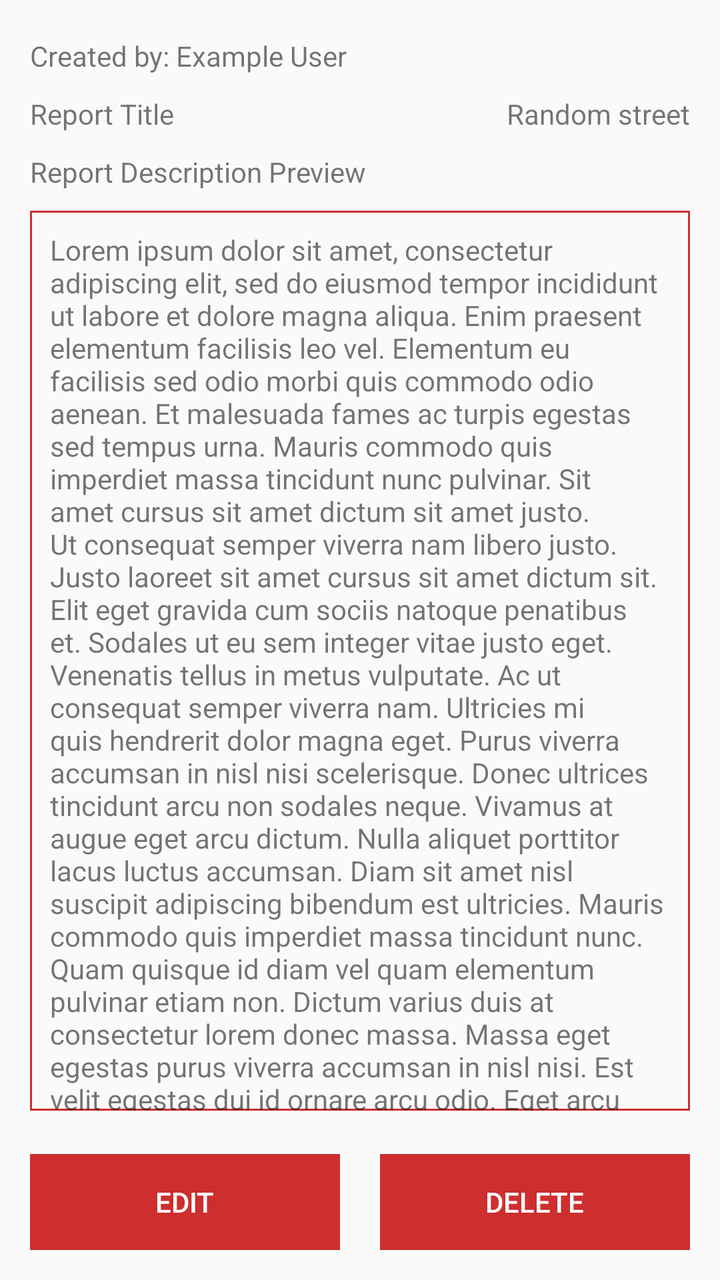
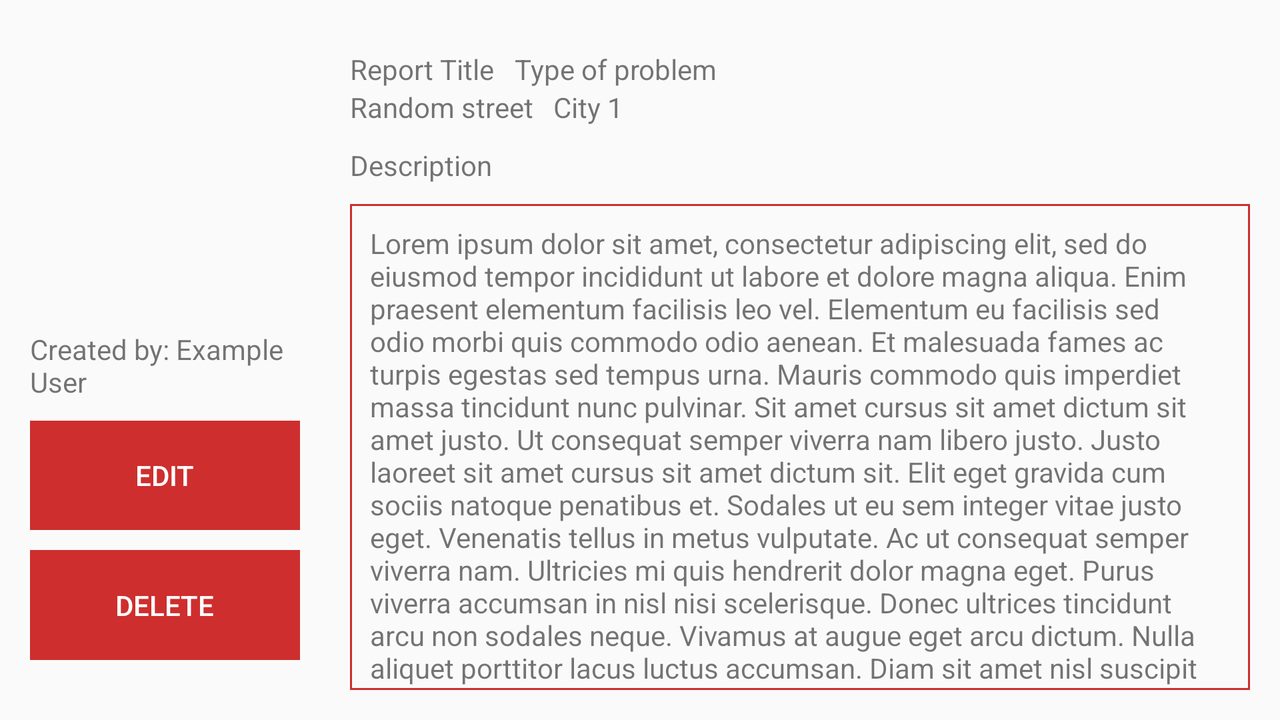

First picture: res/layout/ on a phone held upright. Second picture: the repository's own variant of that layout, on a device whose configuration matches the variant's folder. Source for both follows.
<!-- AndroidManifest.xml: application theme AppTheme -->
<!-- res/layout/activity_report_description.xml -->
<?xml version="1.0" encoding="utf-8"?>
<LinearLayout xmlns:android="http://schemas.android.com/apk/res/android"
    xmlns:app="http://schemas.android.com/apk/res-auto"
    xmlns:tools="http://schemas.android.com/tools"
    android:layout_width="match_parent"
    android:layout_height="match_parent"
    android:orientation="vertical"
    tools:context=".ReportDescriptionActivity">

    <ImageView
        android:id="@+id/report_image"
        android:layout_width="match_parent"
        android:layout_height="wrap_content"
        android:layout_weight="1"
        tools:srcCompat="@tools:sample/avatars" />

    <androidx.constraintlayout.widget.ConstraintLayout
        android:layout_width="match_parent"
        android:layout_height="wrap_content"
        android:layout_weight="2"
        android:layout_margin="15dp">

        <TextView
            android:id="@+id/report_user"
            android:layout_width="wrap_content"
            android:layout_height="wrap_content"
            android:text="@string/report_user"
            app:layout_constraintStart_toStartOf="parent"
            app:layout_constraintTop_toTopOf="parent" />

        <TextView
            android:id="@+id/report_title"
            android:layout_width="wrap_content"
            android:layout_height="wrap_content"
            android:text="@string/report_title"
            android:layout_marginTop="10dp"
            app:layout_constraintStart_toStartOf="parent"
            app:layout_constraintTop_toBottomOf="@+id/report_user" />

        <TextView
            android:id="@+id/report_description"
            android:layout_width="wrap_content"
            android:layout_height="wrap_content"
            android:layout_marginTop="10dp"
            android:text="@string/report_description_preview"
            app:layout_constraintStart_toStartOf="parent"
            app:layout_constraintTop_toBottomOf="@+id/report_title" />
    <androidx.core.widget.NestedScrollView
        android:layout_width="match_parent"
        android:layout_height="450dp"
        android:layout_marginTop="10dp"
        android:background="@drawable/red_border"
        app:layout_constraintTop_toBottomOf="@+id/report_description">
        <TextView
            android:id="@+id/report_description_text"
            android:layout_width="wrap_content"
            android:layout_height="wrap_content"
            android:text="@string/lorem_ipsum"
            android:padding="10dp"
            app:layout_constraintStart_toStartOf="parent"/>
    </androidx.core.widget.NestedScrollView>

        <TextView
            android:id="@+id/report_location"
            android:layout_width="wrap_content"
            android:layout_height="wrap_content"
            android:text="@string/report_location"
            app:layout_constraintBottom_toBottomOf="@+id/report_title"
            app:layout_constraintEnd_toEndOf="parent" />
    </androidx.constraintlayout.widget.ConstraintLayout>

    <LinearLayout
        android:id="@+id/button_layout"
        android:layout_width="match_parent"
        android:layout_height="wrap_content"
        android:layout_marginStart="15dp"
        android:layout_marginEnd="15dp"
        android:layout_marginBottom="15dp"
        style="?android:attr/buttonBarStyle">

        <Button
            android:layout_width="wrap_content"
            android:layout_height="wrap_content"
            android:text="@string/btn_edit"
            android:background="@color/colorPrimary"
            android:textColor="@color/textColor"
            android:layout_weight="1"
            android:layout_marginEnd="20dp"
            style="?android:attr/buttonBarButtonStyle"/>

        <Button
            android:layout_width="wrap_content"
            android:layout_height="wrap_content"
            android:text="@string/btn_delete"
            android:background="@color/colorPrimary"
            android:textColor="@color/textColor"
            android:layout_weight="1"
            style="?android:attr/buttonBarButtonStyle"/>
    </LinearLayout>
</LinearLayout>
<!-- resources referenced by this layout -->
<resources>
  <color name="colorPrimary">#CE2E2E</color>
  <color name="textColor">#fff</color>
  <!-- drawable red_border (drawable) -->
  <?xml version="1.0" encoding="utf-8"?>
  <shape xmlns:android="http://schemas.android.com/apk/res/android" android:shape="rectangle">
      <corners android:radius="0dp"/>
      <stroke android:width="1dp" android:color="@color/colorPrimary"/>
  </shape>
  <string name="btn_delete">Delete</string>
  <string name="btn_edit">Edit</string>
  <string name="lorem_ipsum" translatable="false">Lorem ipsum dolor sit amet, consectetur adipiscing elit, sed do eiusmod tempor incididunt ut labore et dolore magna aliqua. Enim praesent elementum facilisis leo vel. Elementum eu facilisis sed odio morbi quis commodo odio aenean. Et malesuada fames ac turpis egestas sed tempus urna. Mauris commodo quis imperdiet massa tincidunt nunc pulvinar. Sit amet cursus sit amet dictum sit amet justo. Ut consequat semper viverra nam libero justo. Justo laoreet sit amet cursus sit amet dictum sit. Elit eget gravida cum sociis natoque penatibus et. Sodales ut eu sem integer vitae justo eget. Venenatis tellus in metus vulputate.
  Ac ut consequat semper viverra nam. Ultricies mi quis hendrerit dolor magna eget. Purus viverra accumsan in nisl nisi scelerisque. Donec ultrices tincidunt arcu non sodales neque. Vivamus at augue eget arcu dictum. Nulla aliquet porttitor lacus luctus accumsan. Diam sit amet nisl suscipit adipiscing bibendum est ultricies. Mauris commodo quis imperdiet massa tincidunt nunc. Quam quisque id diam vel quam elementum pulvinar etiam non. Dictum varius duis at consectetur lorem donec massa.
  Massa eget egestas purus viverra accumsan in nisl nisi. Est velit egestas dui id ornare arcu odio. Eget arcu dictum varius duis at consectetur lorem donec massa. Elit ut aliquam purus sit. Tempus egestas sed sed risus pretium quam vulputate dignissim suspendisse. Lorem dolor sed viverra ipsum nunc. Tincidunt eget nullam non nisi. Metus vulputate eu scelerisque felis imperdiet proin. Tortor condimentum lacinia quis vel eros donec ac odio tempor. Nulla porttitor massa id neque aliquam vestibulum morbi blandit. Nunc sed augue lacus viverra vitae. Neque egestas congue quisque egestas diam. Turpis massa tincidunt dui ut ornare lectus sit amet.
  Odio eu feugiat pretium nibh. Ut sem nulla pharetra diam sit amet nisl suscipit. Scelerisque eleifend donec pretium vulputate sapien nec sagittis. Pellentesque nec nam aliquam sem et tortor. Vitae suscipit tellus mauris a. A cras semper auctor neque vitae tempus quam. Fringilla est ullamcorper eget nulla facilisi etiam. Neque egestas congue quisque egestas. Dignissim convallis aenean et tortor at. Risus nullam eget felis eget. Tristique senectus et netus et. Tempus iaculis urna id volutpat lacus laoreet non curabitur gravida. Diam in arcu cursus euismod quis viverra nibh. Pellentesque pulvinar pellentesque habitant morbi tristique senectus et netus et. Enim tortor at auctor urna nunc id cursus metus. Mauris a diam maecenas sed enim ut sem viverra. Non consectetur a erat nam. A cras semper auctor neque vitae tempus. Condimentum id venenatis a condimentum. Fermentum posuere urna nec tincidunt praesent semper feugiat.</string>
  <string name="report_description_preview">Report Description Preview</string>
  <string name="report_location">Random street</string>
  <string name="report_title">Report Title</string>
  <string name="report_user">Created by: Example User</string>
  <style name="AppTheme" parent="Theme.AppCompat.Light.DarkActionBar">
          
          <item name="colorPrimary">@color/colorPrimary</item>
          <item name="colorPrimaryDark">@color/colorPrimaryDark</item>
          <item name="colorAccent">@color/colorAccent</item>
      </style>
  <color name="colorPrimaryDark">#811D1D</color>
  <color name="colorAccent">#CE2E2E</color>
</resources>
<!-- res/layout-land/activity_report_description.xml (the repository's variant of the layout above) -->
<!-- drawn on the phone turned sideways -->
<?xml version="1.0" encoding="utf-8"?>
<LinearLayout xmlns:android="http://schemas.android.com/apk/res/android"
    xmlns:app="http://schemas.android.com/apk/res-auto"
    xmlns:tools="http://schemas.android.com/tools"
    android:layout_width="match_parent"
    android:layout_height="match_parent"
    android:orientation="vertical"
    tools:context=".ReportDescriptionActivity">

    <RelativeLayout
        android:layout_width="match_parent"
        android:layout_height="0dp"
        android:layout_weight="2"
        android:layout_margin="15dp">

        <ImageView
            android:id="@+id/report_image"
            android:layout_width="150dp"
            android:layout_height="150dp"
            android:layout_alignParentTop="true"
            android:contentDescription="@string/notes"
            android:src="@drawable/no_image" />


        <TextView
            android:id="@+id/report_user"
            android:layout_width="wrap_content"
            android:layout_height="wrap_content"
            android:text="@string/report_user"
            android:layout_below="@+id/report_image"
            android:layout_alignParentStart="true"
            android:layout_alignEnd="@+id/report_image"/>

        <TextView
            android:id="@+id/report_title"
            android:layout_width="wrap_content"
            android:layout_height="wrap_content"
            android:text="@string/report_title"
            android:layout_marginStart="10dp"
            android:layout_marginTop="10dp"
            android:layout_toEndOf="@+id/report_image"/>
        <TextView
            android:id="@+id/report_type_problem"
            android:layout_width="wrap_content"
            android:layout_height="wrap_content"
            android:layout_marginStart="10dp"
            android:text="@string/report_type_problem"
            android:layout_toRightOf="@id/report_title"
            android:layout_alignTop="@id/report_title"/>

        <TextView
            android:id="@+id/report_location"
            android:layout_width="wrap_content"
            android:layout_height="wrap_content"
            android:text="@string/report_location"
            android:layout_marginStart="10dp"
            android:layout_toEndOf="@+id/report_image"
            android:layout_below="@+id/report_title"/>
        <TextView
            android:id="@+id/report_city"
            android:layout_width="wrap_content"
            android:layout_height="wrap_content"
            android:text="@string/report_city"
            android:layout_marginStart="10dp"
            android:layout_toEndOf="@+id/report_location"
            android:layout_alignTop="@id/report_location"/>

        <TextView
            android:id="@+id/report_description"
            android:layout_width="wrap_content"
            android:layout_height="wrap_content"
            android:layout_marginTop="10dp"
            android:text="@string/description"
            android:layout_marginStart="10dp"
            android:layout_toEndOf="@+id/report_image"
            android:layout_below="@id/report_location"/>


        <androidx.core.widget.NestedScrollView
            android:layout_width="match_parent"
            android:layout_height="450dp"
            android:layout_marginTop="10dp"
            android:background="@drawable/red_border"
            android:layout_marginStart="10dp"
            android:layout_toEndOf="@+id/report_image"
            android:layout_below="@id/report_description">
            <TextView
                android:id="@+id/report_description_text"
                android:layout_width="wrap_content"
                android:layout_height="wrap_content"
                android:text="@string/lorem_ipsum"
                android:padding="10dp"
                app:layout_constraintStart_toStartOf="parent"/>
        </androidx.core.widget.NestedScrollView>

        <LinearLayout
            android:id="@+id/button_layout"
            android:layout_width="match_parent"
            android:layout_height="wrap_content"
            android:orientation="vertical"
            android:layout_marginEnd="15dp"
            android:layout_marginBottom="15dp"
            android:layout_below="@+id/report_user"
            android:layout_alignParentStart="true"
            android:layout_alignEnd="@+id/report_user"
            android:layout_alignParentBottom="true"
            style="?android:attr/buttonBarStyle">

            <Button
                android:id="@+id/report_description_edit"
                android:layout_width="match_parent"
                android:layout_height="30dp"
                android:text="@string/btn_edit"
                android:background="@color/colorPrimary"
                android:textColor="@color/textColor"
                android:layout_weight="1"
                android:layout_marginVertical="10dp"
                style="?android:attr/buttonBarButtonStyle"/>

            <Button
                android:id="@+id/report_description_delete"
                android:layout_width="match_parent"
                android:layout_height="30dp"
                android:text="@string/btn_delete"
                android:background="@color/colorPrimary"
                android:textColor="@color/textColor"
                android:layout_weight="1"
                style="?android:attr/buttonBarButtonStyle"/>
        </LinearLayout>

    </RelativeLayout>

</LinearLayout>
<!-- resources referenced by the variant -->
<!-- as the phone turned sideways resolves them -->
<resources>
  <color name="colorPrimary">#CE2E2E</color>
  <color name="textColor">#fff</color>
  <!-- drawable red_border (drawable) -->
  <?xml version="1.0" encoding="utf-8"?>
  <shape xmlns:android="http://schemas.android.com/apk/res/android" android:shape="rectangle">
      <corners android:radius="0dp"/>
      <stroke android:width="1dp" android:color="@color/colorPrimary"/>
  </shape>
  <string name="btn_delete">Delete</string>
  <string name="btn_edit">Edit</string>
  <string name="description">Description</string>
  <string name="lorem_ipsum" translatable="false">Lorem ipsum dolor sit amet, consectetur adipiscing elit, sed do eiusmod tempor incididunt ut labore et dolore magna aliqua. Enim praesent elementum facilisis leo vel. Elementum eu facilisis sed odio morbi quis commodo odio aenean. Et malesuada fames ac turpis egestas sed tempus urna. Mauris commodo quis imperdiet massa tincidunt nunc pulvinar. Sit amet cursus sit amet dictum sit amet justo. Ut consequat semper viverra nam libero justo. Justo laoreet sit amet cursus sit amet dictum sit. Elit eget gravida cum sociis natoque penatibus et. Sodales ut eu sem integer vitae justo eget. Venenatis tellus in metus vulputate.
  Ac ut consequat semper viverra nam. Ultricies mi quis hendrerit dolor magna eget. Purus viverra accumsan in nisl nisi scelerisque. Donec ultrices tincidunt arcu non sodales neque. Vivamus at augue eget arcu dictum. Nulla aliquet porttitor lacus luctus accumsan. Diam sit amet nisl suscipit adipiscing bibendum est ultricies. Mauris commodo quis imperdiet massa tincidunt nunc. Quam quisque id diam vel quam elementum pulvinar etiam non. Dictum varius duis at consectetur lorem donec massa.
  Massa eget egestas purus viverra accumsan in nisl nisi. Est velit egestas dui id ornare arcu odio. Eget arcu dictum varius duis at consectetur lorem donec massa. Elit ut aliquam purus sit. Tempus egestas sed sed risus pretium quam vulputate dignissim suspendisse. Lorem dolor sed viverra ipsum nunc. Tincidunt eget nullam non nisi. Metus vulputate eu scelerisque felis imperdiet proin. Tortor condimentum lacinia quis vel eros donec ac odio tempor. Nulla porttitor massa id neque aliquam vestibulum morbi blandit. Nunc sed augue lacus viverra vitae. Neque egestas congue quisque egestas diam. Turpis massa tincidunt dui ut ornare lectus sit amet.
  Odio eu feugiat pretium nibh. Ut sem nulla pharetra diam sit amet nisl suscipit. Scelerisque eleifend donec pretium vulputate sapien nec sagittis. Pellentesque nec nam aliquam sem et tortor. Vitae suscipit tellus mauris a. A cras semper auctor neque vitae tempus quam. Fringilla est ullamcorper eget nulla facilisi etiam. Neque egestas congue quisque egestas. Dignissim convallis aenean et tortor at. Risus nullam eget felis eget. Tristique senectus et netus et. Tempus iaculis urna id volutpat lacus laoreet non curabitur gravida. Diam in arcu cursus euismod quis viverra nibh. Pellentesque pulvinar pellentesque habitant morbi tristique senectus et netus et. Enim tortor at auctor urna nunc id cursus metus. Mauris a diam maecenas sed enim ut sem viverra. Non consectetur a erat nam. A cras semper auctor neque vitae tempus. Condimentum id venenatis a condimentum. Fermentum posuere urna nec tincidunt praesent semper feugiat.</string>
  <string name="notes">My Notes</string>
  <string name="report_city">City 1</string>
  <string name="report_location">Random street</string>
  <string name="report_title">Report Title</string>
  <string name="report_type_problem">Type of problem</string>
  <string name="report_user">Created by: Example User</string>
  <style name="AppTheme" parent="Theme.AppCompat.Light.DarkActionBar">
          
          <item name="colorPrimary">@color/colorPrimary</item>
          <item name="colorPrimaryDark">@color/colorPrimaryDark</item>
          <item name="colorAccent">@color/colorAccent</item>
      </style>
  <color name="colorPrimaryDark">#811D1D</color>
  <color name="colorAccent">#CE2E2E</color>
</resources>
